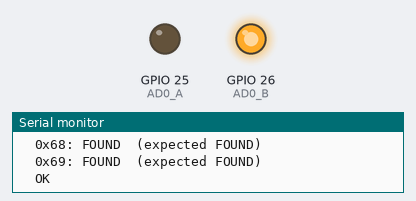
A sketch run on a simulated ESP32. Parts: output pins drawn as LEDs (lit = HIGH), the last lines printed to the serial monitor.

Above: at 2.7 s.
At 7.7 s:
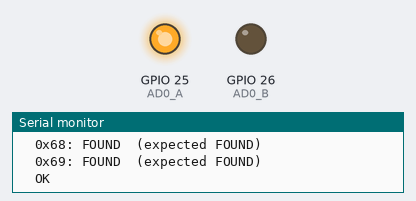
At 12.7 s:
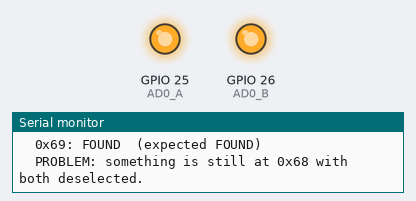
Timing chart, 0 to 19.8 s (numbered marks = the images above):
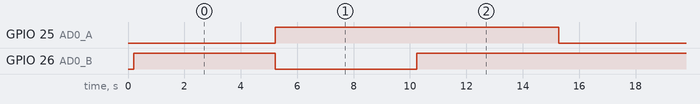

The sketch:

ad0_phase_check.ino
```cpp
// AD0 phase check: find out why both MPUs answer at once
// Same wiring as before. Serial monitor: 115200 baud.
//
// Cycles through three states, holding each for 5 seconds:
//   A selected   -> MPU A AD0 LOW,  MPU B AD0 HIGH
//   B selected   -> MPU A AD0 HIGH, MPU B AD0 LOW
//   none         -> both HIGH
// In each state it scans the bus and says what it SHOULD find.
// While a state is held, measure each GY-521's AD0 pin to GND with a multimeter.

#include <Wire.h>

#if defined(ARDUINO_XIAO_ESP32S3)
const int AD0_A = D0;
const int AD0_B = D1;
#else
const int AD0_A = 25;
const int AD0_B = 26;
#endif

bool present(uint8_t addr) {
  Wire.beginTransmission(addr);
  return Wire.endTransmission() == 0;
}

void runState(const char* name, int levelA, int levelB) {
  digitalWrite(AD0_A, levelA);
  digitalWrite(AD0_B, levelB);
  delay(10);

  bool at68 = present(0x68);
  bool at69 = present(0x69);

  Serial.printf("\n--- %s ---\n", name);
  Serial.printf("  Pins set: MPU A AD0 = %s, MPU B AD0 = %s\n",
                levelA ? "HIGH" : "LOW", levelB ? "HIGH" : "LOW");
  Serial.printf("  Multimeter should read: A AD0 = %s, B AD0 = %s\n",
                levelA ? "~3.3V" : "~0V", levelB ? "~3.3V" : "~0V");

  bool expect68 = (levelA == LOW) || (levelB == LOW);
  bool expect69 = (levelA == HIGH) || (levelB == HIGH);
  Serial.printf("  0x68: %-6s (expected %s)\n", at68 ? "FOUND" : "empty", expect68 ? "FOUND" : "empty");
  Serial.printf("  0x69: %-6s (expected %s)\n", at69 ? "FOUND" : "empty", expect69 ? "FOUND" : "empty");

  if (at68 == expect68 && at69 == expect69) {
    Serial.println("  OK");
  } else if (expect68 && expect69 && !at69) {
    Serial.println("  PROBLEM: the deselected MPU did not move to 0x69.");
    Serial.println("           Its AD0 isn't getting 3.3V (wires touching, wrong pin, or on INT).");
  } else if (!expect68 && at68) {
    Serial.println("  PROBLEM: something is still at 0x68 with both deselected.");
  } else {
    Serial.println("  PROBLEM: unexpected result, check SDA/SCL/power.");
  }

  delay(5000);   // hold this state so you can measure with a multimeter
}

void setup() {
  Serial.begin(115200);
  while (!Serial && millis() < 3000) {}
  delay(200);
  Serial.println("\n=== AD0 phase check ===");
  Serial.printf("Using GPIO%d for MPU A AD0, GPIO%d for MPU B AD0\n", AD0_A, AD0_B);

  pinMode(AD0_A, OUTPUT);
  pinMode(AD0_B, OUTPUT);
  digitalWrite(AD0_A, HIGH);
  digitalWrite(AD0_B, HIGH);
  Wire.begin();
  Wire.setClock(100000);
}

void loop() {
  runState("A selected", LOW, HIGH);
  runState("B selected", HIGH, LOW);
  runState("none selected", HIGH, HIGH);
}
```

Measured:
- by itself, GPIO 25 (AD0_A), GPIO 26 (AD0_B): alternates HIGH for 10.0 s and LOW for 5.0 s
- by itself, everything shown: repeats every 15.1 s, in 3 steps
